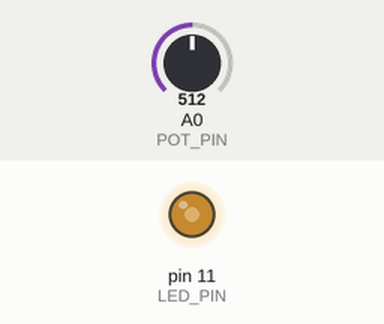
The sketch below on a simulated Arduino Uno, built with avr-gcc and run on an emulated ATmega328P. On the bench: output pins drawn as LEDs (lit = HIGH). The test bench sets the inputs (shaded band); at power-on: A0 (POT_PIN) = 512.

Above: at 1.2 s.
1.3 s: A0 (POT_PIN) set to 716
At 1.8 s:
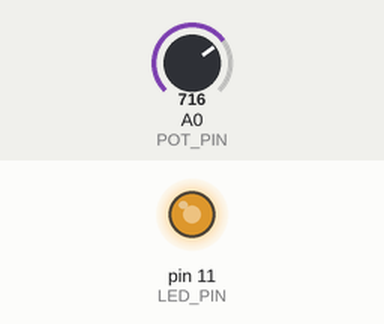
2.8 s: A0 (POT_PIN) set to 900
At 4.0 s:
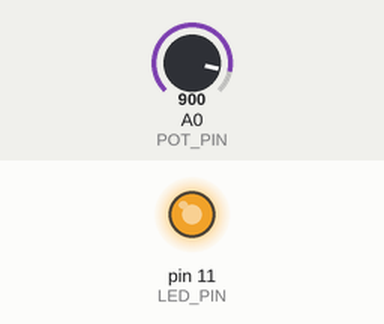
4.3 s: A0 (POT_PIN) set to 122
At 5.3 s:
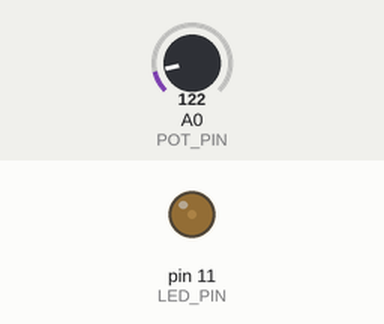
5.8 s: A0 (POT_PIN) set to 0
At 6.4 s:
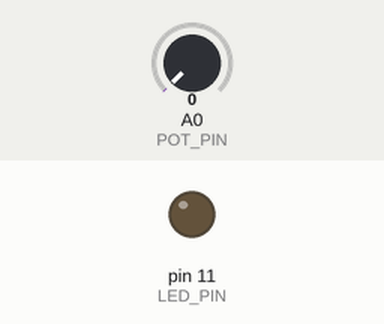
7.3 s: A0 (POT_PIN) set to 511
At 7.6 s:
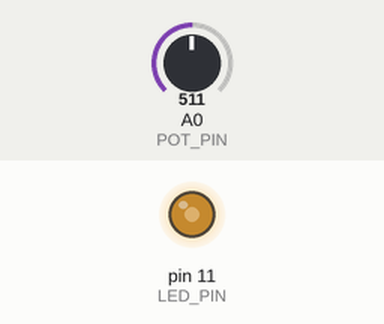
Timing chart, 0 to 9.8 s (numbered marks = the images above; inputs shaded):
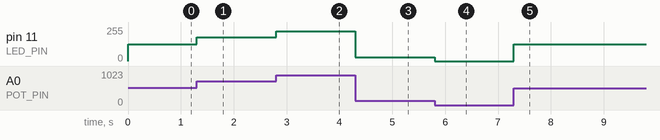

Measured:
- after the input at 1.3 s, pin 11 (LED_PIN): 127/255 → 178/255 at once
- after the input at 2.8 s, pin 11 (LED_PIN): 178/255 → 224/255 at once
- after the input at 4.3 s, pin 11 (LED_PIN): 224/255 → 30/255 at once
- after the input at 5.8 s, pin 11 (LED_PIN): 30/255 → 0/255 at once
- after the input at 7.3 s, pin 11 (LED_PIN): 0/255 → 127/255 at once

The sketch:

Analog_IO_Potensiometer.ino
```cpp
const int POT_PIN = A0;
const int LED_PIN = 11;

void setup() {
    pinMode( POT_PIN, INPUT );
    pinMode( LED_PIN, OUTPUT );
}

void loop() {
    int val = analogRead( POT_PIN ); // {0,1023}
    val = map( val, 0, 1023, 0 , 255 );
    analogWrite( LED_PIN, val );
}
```
